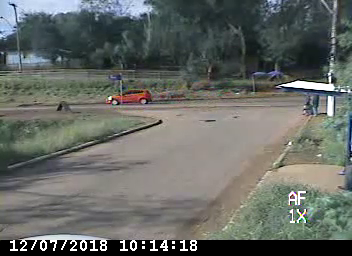
#> input picture frame 76 of motion_detection/motion_detection_test/0HDJPJO1.mp4, 352 x 256 px
$ python motionDetect.py
#> lines starting #> are read from the running program, lines starting #| are printed output that depends on the picture
import cv2
import numpy as np
from time import sleep
import string
import random

def random_name():
    name = ""
    for x in range(15):
        name = name+random.choice(string.ascii_letters + string.digits)
    #print (name)
    return name

media_num = 5

video   = cv2.VideoCapture("0HDJPJO1.mp4")
frames  = int(video.get(cv2.CAP_PROP_FRAME_COUNT))
media   = np.zeros(frames)
mediaMovel = np.zeros(media_num)
ret, frameNovo = video.read()
#> frameNovo is the input picture: shape (256, 352, 3); mean B, G, R 101.5, 106.2, 102.5
frameVelho = frameNovo

font = cv2.FONT_HERSHEY_SIMPLEX

random_name()

for i in range(frames):
    diferenca = cv2.absdiff(frameNovo, frameVelho)
    mediaMovel[i%(media_num)] = np.mean(diferenca)
    frameVelho = frameNovo
    ret, frameNovo = video.read()

    if i > (media_num-1):
        #sleep(0.02)
        media[i-(media_num - 1)] = np.mean(mediaMovel)
        print ("frame: "+'{:d}'.format(i)+"  diff: "+'{:f}'.format(media[i-4]))

        cv2.putText(frameNovo, "{:4.2f}".format(media[i-4]), (10, 30), cv2.FONT_HERSHEY_SIMPLEX, 1, (0, 0, 255), 2)
        cv2.imshow("Frame", frameNovo)
        #cv2.waitKey(1)

        if media[i-4] > 2.5:
            #cv2.imwrite(str(i)+".jpg", frameNovo)
            cv2.imwrite("frames/"+random_name()+".jpg", frameNovo)

video.release()

$ run again, starting later in the video
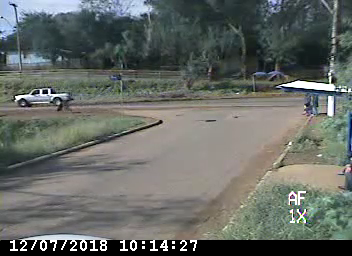
#> input picture frame 342 of motion_detection/motion_detection_test/0HDJPJO1.mp4, 352 x 256 px
#> frameNovo is the input picture: shape (256, 352, 3); mean B, G, R 102, 106.9, 102.4

$ run again, starting later in the video
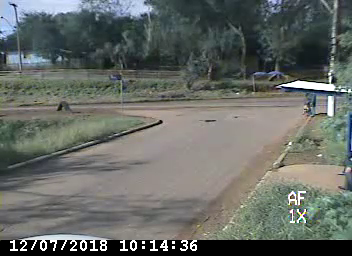
#> input picture frame 608 of motion_detection/motion_detection_test/0HDJPJO1.mp4, 352 x 256 px
#> frameNovo is the input picture: shape (256, 352, 3); mean B, G, R 102.1, 106.9, 102.8
